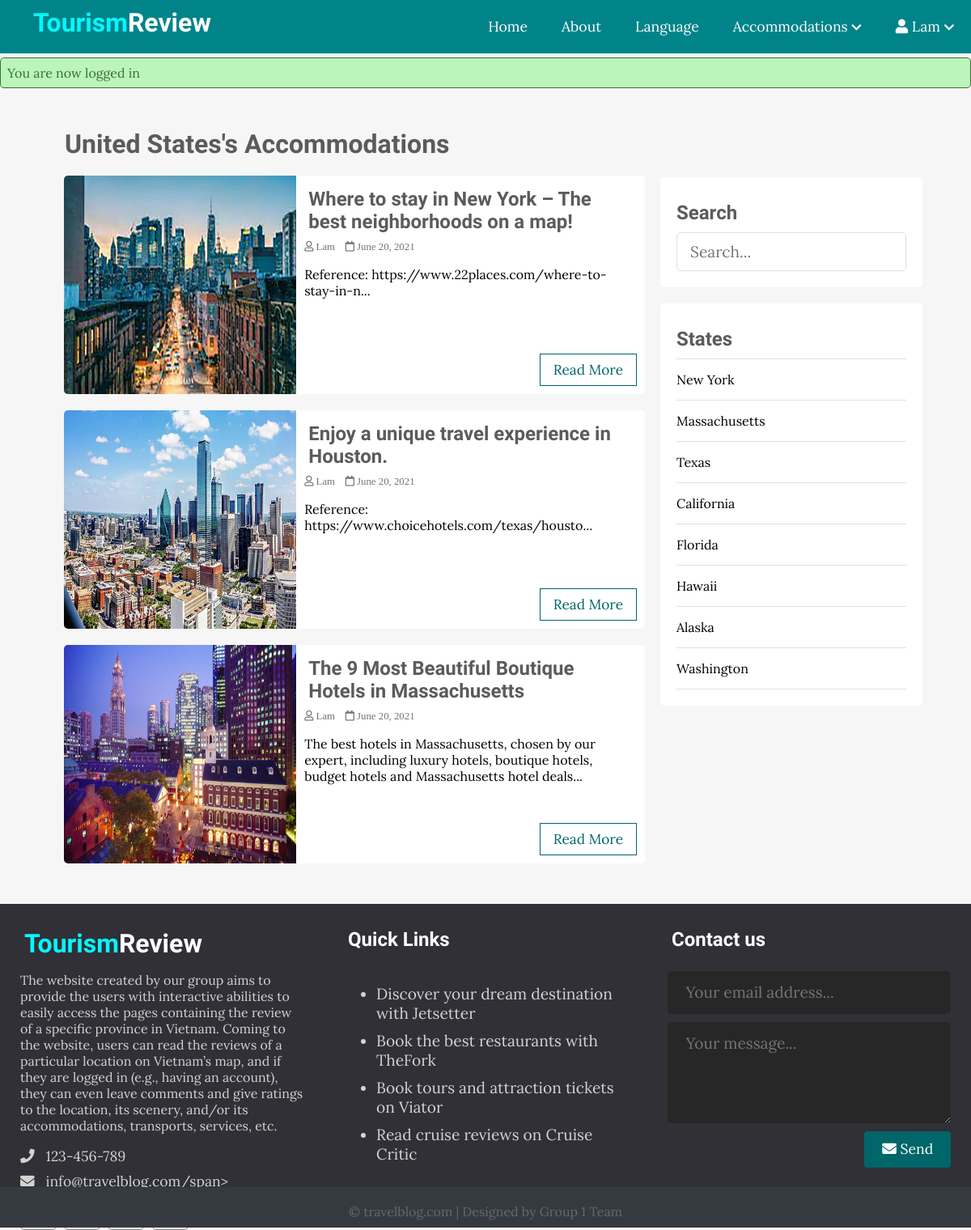
Screenshot of /usAccomm.php (signed in) with the database file from the repository.
### tables this page shows
CREATE TABLE `usaccomms` (
  `id` int(11) NOT NULL,
  `user_id` int(11) NOT NULL,
  `state_id` int(11) DEFAULT NULL,
  `title` varchar(255) NOT NULL,
  `image` varchar(255) NOT NULL,
  `body` text NOT NULL,
  `published` tinyint(4) NOT NULL,
  `created_at` datetime NOT NULL DEFAULT CURRENT_TIMESTAMP
);

CREATE TABLE `users` (
  `id` int(11) NOT NULL,
  `admin` tinyint(4) NOT NULL,
  `username` varchar(255) NOT NULL,
  `email` varchar(255) NOT NULL,
  `password` varchar(255) NOT NULL,
  `created_at` timestamp NOT NULL DEFAULT CURRENT_TIMESTAMP
);

CREATE TABLE `states` (
  `id` int(11) NOT NULL,
  `name` varchar(255) NOT NULL
);

### app/database/db.php (called while the page is built, shortened)
<?php
require('connect.php');
function executeQuery($sql, $data)
{
    global $conn;
    $stmt = $conn->prepare($sql);
    $values = array_values($data);
    $types = str_repeat('s', count($values));
    $stmt->bind_param($types, ...$values);
    $stmt->execute();
    return $stmt;
}
function selectAll($table, $conditions = [])
{
    global $conn;
    $sql = "SELECT * FROM $table";
    if (empty($conditions)) {
        $stmt = $conn->prepare($sql);
        $stmt->execute();
        $records = $stmt->get_result()->fetch_all(MYSQLI_ASSOC);
        return $records;
    }
}
function getPublishedUSAccommPosts()
{
    $sql = "SELECT usa.*, u.username FROM usaccomms AS usa JOIN users AS u ON usa.user_id=u.id WHERE usa.published=?";
    $stmt = executeQuery($sql, ['published' => 1]);
    $records = $stmt->get_result()->fetch_all(MYSQLI_ASSOC);
    return $records;
}

### app/controllers/usaccomms.php (called while the page is built, shortened)
<?php
include(ROOT_PATH . "/app/database/db.php");
$states = selectAll('states');

### usAccomm.php (the view, shortened to what this page needs)
<?php
include(ROOT_PATH . "/app/controllers/usaccomms.php");
$posts = array();
$postsTitle = 'United States\'s Accommodations';
if (isset($_GET['p_id'])) {
    $posts = getUSAccommPostsByStateId($_GET['p_id']);
    $postsTitle = "You searched for posts under '" . $_GET['name'] . "'";
} else if (isset($_POST['search-term'])) {
    $posts = searchUSAccommPosts($_POST['search-term']);
    $postsTitle = "You searched for '" . $_POST['search-term'] . "'";
} else {
    $posts = getPublishedUSAccommPosts();
}
?>
<!DOCTYPE html>
<html lang="en">
<head>
    <link rel="stylesheet" href="https://use.fontawesome.com/releases/v5.7.2/css/all.css">
    <link rel="stylesheet" href="assets/css/style.css">
</head>
<body>
    <?php include(ROOT_PATH . "/app/includes/header.php"); ?>
    <?php include(ROOT_PATH . "/app/includes/messages.php"); ?>
    <div class="page-wrapper">
        <div class="content clearfix">
            <div class="main-content">
                <h1 class="recent-post-title"><?php echo $postsTitle ?></h1>
                <?php foreach ($posts as $post) : ?>
                    <div class="post clearfix">
                        <img src="<?php echo BASE_URL . '/assets/images/' . $post['image']; ?>" alt="" class="post-image">
                        <div class="post-preview">
                            <h2><a href="singleUSAccomm.php?id=<?php echo $post['id']; ?>"><?php echo $post['title']; ?></a></h2>
                            <i class="far fa-user"> <?php echo $post['username']; ?></i>
                            <i class="far fa-calendar"> <?php echo date('F j, Y', strtotime($post['created_at'])); ?></i>
                            <p class="preview-text">
                                <?php echo html_entity_decode(substr($post['body'], 0, 150) . '...'); ?>
                            </p>
                            <a href="singleUSAccomm.php?id=<?php echo $post['id']; ?>" class="btn read-more">Read More</a>
                        </div>
                    </div>
                <?php endforeach; ?>
            </div>
            <div class="sidebar">
                <div class="section search">
                    <h2 class="section-title">Search</h2>
                    <form action="usAccomm.php" method="post">
                        <input type="text" name="search-term" class="text-input" placeholder="Search...">
                    </form>
                </div>
                <div class="section topics">
                    <h2 class="section-title">States</h2>
                    <ul>
                        <?php foreach ($states as $key => $state) : ?>
                            <li><a href="<?php echo BASE_URL . '/usAccomm.php?p_id=' . $state['id'] . '&name=' . $state['name'] ?>"><?php echo $state['name']; ?></a></li>
                        <?php endforeach; ?>
                    </ul>
                </div>
            </div>
        </div>
    </div>
    <?php include(ROOT_PATH . "/app/includes/footer.php"); ?>
</body>

### assets/css/style.css (style rules this page uses)
* { box-sizing: border-box; }
html, body { height: 100%; padding: 0px; margin: 0px; background: #f6f6f6; font-family: "Lora", serif; }
h1, h2, h3, h4, h5, h6 { font-family: "Candal", serif; color: #5c5b5b; margin: 5px; }
a { text-decoration: none; color: inherit; }
.clearfix::after { content: ""; display: block; clear: both; }
.btn { padding: 0.5rem 1rem; background: #006669; color: white; border: 1px solid transparent; border-radius: 0.25rem; font-size: 1.08em; font-family: "Lora", serif; }
.text-input { padding: 0.7rem 1rem; display: block; width: 100%; border-radius: 5px; border: 1px solid #e0e0e0; outline: none; color: #444; line-height: 1.5rem; font-size: 1.2em; font-family: "Lora", serif; }
.page-wrapper { min-height: 100%; }
.content { width: 90%; margin: 30px auto 30px; }
.content .main-content { width: 70%; float: left; }
.content .main-content .post { width: 95%; height: 270px; margin: 20px auto; border-radius: 5px; background: white; position: relative; }
.content .main-content .post .post-preview i { color: #757575; font-size: 0.8em; }
.content .main-content .post .preview-text { line-height: 1.5em; font-size: 1.03em; color: #444; }
.content .main-content .post .read-more { position: absolute; bottom: 10px; right: 10px; border: 1px solid #006669; background: transparent; border-radius: 0px; color: #006669 !important; }
.content .main-content .post .post-image { width: 40%; height: 100%; float: left; border-top-left-radius: 5px; border-bottom-left-radius: 5px; }
.content .main-content .post .post-preview { width: 60%; padding: 10px; float: right; }
.content .main-content .recent-post-title { margin: 20px; }
.content .sidebar { width: 30%; float: left; }
.content .sidebar .section { background: white; padding: 20px; border-radius: 5px; margin-bottom: 20px; }
.content .sidebar .section .section-title { margin: 10px 0px 10px 0px; }
.content .sidebar .section.search { margin-top: 80px; }
.content .sidebar .section.topics ul { margin: 0px; padding: 0px; list-style: none; border-top: 1px solid #e0e0e0; }
.content .sidebar .section.topics ul li a { display: block; padding: 15px 0px 15px 0px; border-bottom: 1px solid #e0e0e0; transition: all 0.3s; }

### rows the page displays
usaccomms: image (picture), title "Where to stay in New York – The best neighborhoods on a map!", user.username "Lam", created_at "June 20, 2021", body "Reference: https://www.22places.com/where-to-stay-in-n..."
usaccomms: image (picture), title "Enjoy a unique travel experience in Houston.", user.username "Lam", created_at "June 20, 2021", body "Reference: https://www.choicehotels.com/texas/housto..."
usaccomms: image (picture), title "The 9 Most Beautiful Boutique Hotels in Massachusetts", user.username "Lam", created_at "June 20, 2021", body "The best hotels in Massachusetts, chosen by our expert, including luxury hotels, boutique hotels, budget hotels and Massachusetts hotel deals..."
states: name "New York"
states: name "Massachusetts"
states: name "Texas"
states: name "California"
states: name "Florida"
states: name "Hawaii"
states: name "Alaska"
states: name "Washington"

### other values shown
$_SESSION['username'] "Lam"
$_SESSION['message'] "You are now logged in"
$postsTitle "United States's Accommodations"
